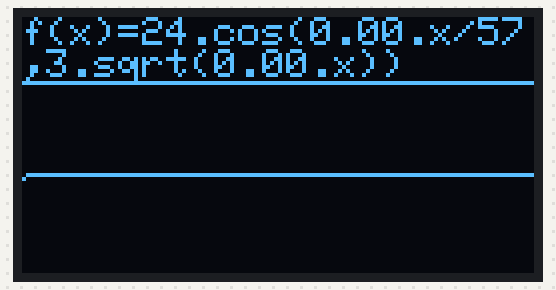
The sketch below on a simulated Arduino Uno, built with avr-gcc and run on an emulated ATmega328P. Parts: 128×64 one-colour display. The display library's start-up logo is not drawn.

Above: at 1.14 s.
At 5.92 s:
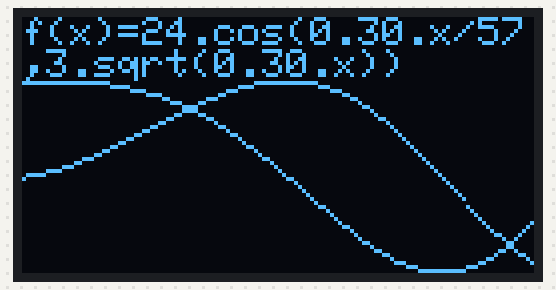
At 10.78 s:
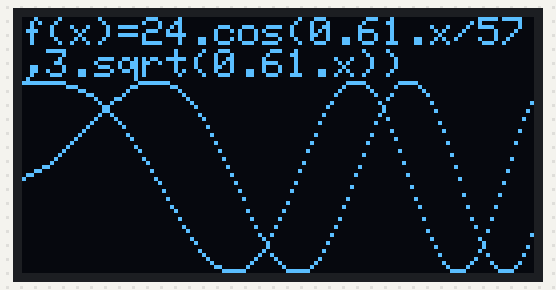
At 20.48 s:
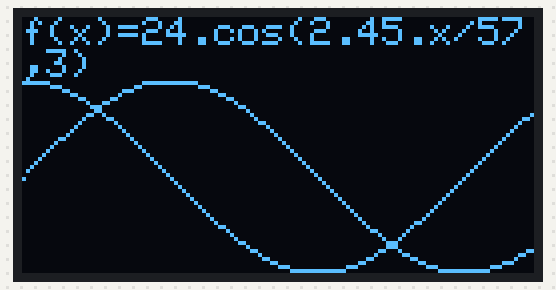
At 30.16 s:
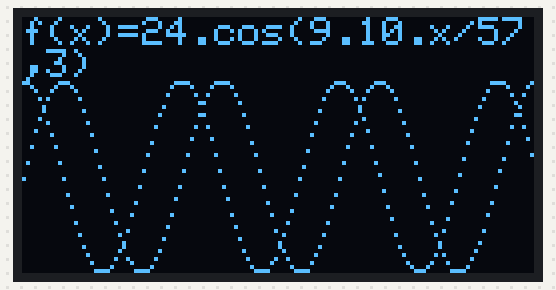
At 39.86 s:
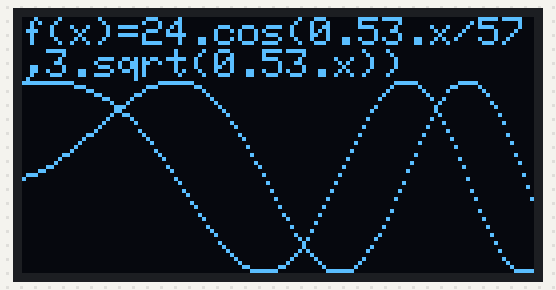

The sketch:

Draw_Cosine.ino
```cpp
#include <stdio.h>
#include <math.h>

#include <SPI.h>
#include <Wire.h>
#include <Adafruit_GFX.h>
#include <Adafruit_SSD1306.h>

#define SCREEN_WIDTH 128
#define SCREEN_HEIGHT 64

#define OLED_RESET 4

Adafruit_SSD1306 display(SCREEN_WIDTH, SCREEN_HEIGHT, &Wire, OLED_RESET);

void setup() {
  // Show initial display buffer contents on the screen --
  // the library initializes this with an Adafruit splash screen.
  display.begin(SSD1306_SWITCHCAPVCC, 0x3C);
  display.display();

  delay(1000);
}

void loop() {
  display.clearDisplay();

  for(int i=1; i<200; i++)
    drawFunc1(i/200.0);

  for(int i=1; i<200; i++)
    drawFunc2(i/20.0);

  /*
  display.setTextSize(1);
  display.setTextColor(SSD1306_WHITE);
  display.setCursor(0,0);

  for(int16_t i=0; i<256; i++) {
    if(i == '\n') display.write(' ');
    else          display.write(i);
  }
  */

  display.display();
}

void drawFunc1(float f_scale)
{
  display.clearDisplay();

  display.setTextSize(1);
  display.setTextColor(SSD1306_WHITE);
  display.setCursor(0,0);

  display.print("f(x)=24.cos(");
  display.print(f_scale);
  display.print(".x/57,3.sqrt(");
  display.print(f_scale);
  display.print(".x))");

  for(int i=0; i<SCREEN_WIDTH; i++)
  {
    display.setCursor(0,16);

    display.drawPixel(
      i,
      -SCREEN_HEIGHT/2*3/4*cos(f_scale * i/57.3 * sqrt(f_scale * i)) + SCREEN_HEIGHT/2 + SCREEN_HEIGHT/8,
      WHITE);

    display.drawPixel(
      i,
      -SCREEN_HEIGHT/2*3/4*sin(f_scale * i/57.3 * sqrt(f_scale * i)) + SCREEN_HEIGHT/2 + SCREEN_HEIGHT/8,
      WHITE);


  }

  display.display();
}

void drawFunc2(float f_scale)
{
  display.clearDisplay();

  display.setTextSize(1);
  display.setTextColor(SSD1306_WHITE);
  display.setCursor(0,0);

  display.print("f(x)=24.cos(");
  display.print(f_scale);
  display.print(".x/57,3)");

  for(int i=0; i<SCREEN_WIDTH; i++)
  {
    display.setCursor(0,16);

    display.drawPixel(
      i,
      -SCREEN_HEIGHT/2*3/4*cos(f_scale * i/57.3) + SCREEN_HEIGHT/2 + SCREEN_HEIGHT/8,
      WHITE);

    display.drawPixel(
      i,
      -SCREEN_HEIGHT/2*3/4*sin(f_scale * i/57.3) + SCREEN_HEIGHT/2 + SCREEN_HEIGHT/8,
      WHITE);


  }

  display.display();
}
```
